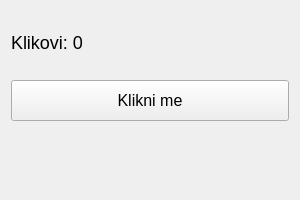
<?xml version="1.0" encoding="UTF-8"?>
<ui version="4.0">
 <class>ClickCounter</class>
 <widget class="QWidget" name="ClickCounter">
  <property name="geometry">
   <rect>
    <x>0</x>
    <y>0</y>
    <width>300</width>
    <height>200</height>
   </rect>
  </property>
  <property name="windowTitle">
   <string>Click Counter</string>
  </property>
  <layout class="QVBoxLayout" name="verticalLayout">

   <item>
    <widget class="QLabel" name="labelCount">
     <property name="text">
      <string>Klikovi: 0</string>
     </property>
     <property name="styleSheet">
      <string>font-size: 18px;</string>
     </property>
    </widget>
   </item>

   <item>
    <widget class="QPushButton" name="buttonClick">
     <property name="text">
      <string>Klikni me</string>
     </property>
     <property name="styleSheet">
      <string>font-size: 16px; padding: 10px;</string>
     </property>
    </widget>
   </item>

   <item>
    <widget class="QLabel" name="labelMessage">
     <property name="text">
      <string/>
     </property>
     <property name="styleSheet">
      <string>color: red; font-size: 16px;</string>
     </property>
    </widget>
   </item>

  </layout>
 </widget>
 <resources/>
 <connections/>
</ui>
